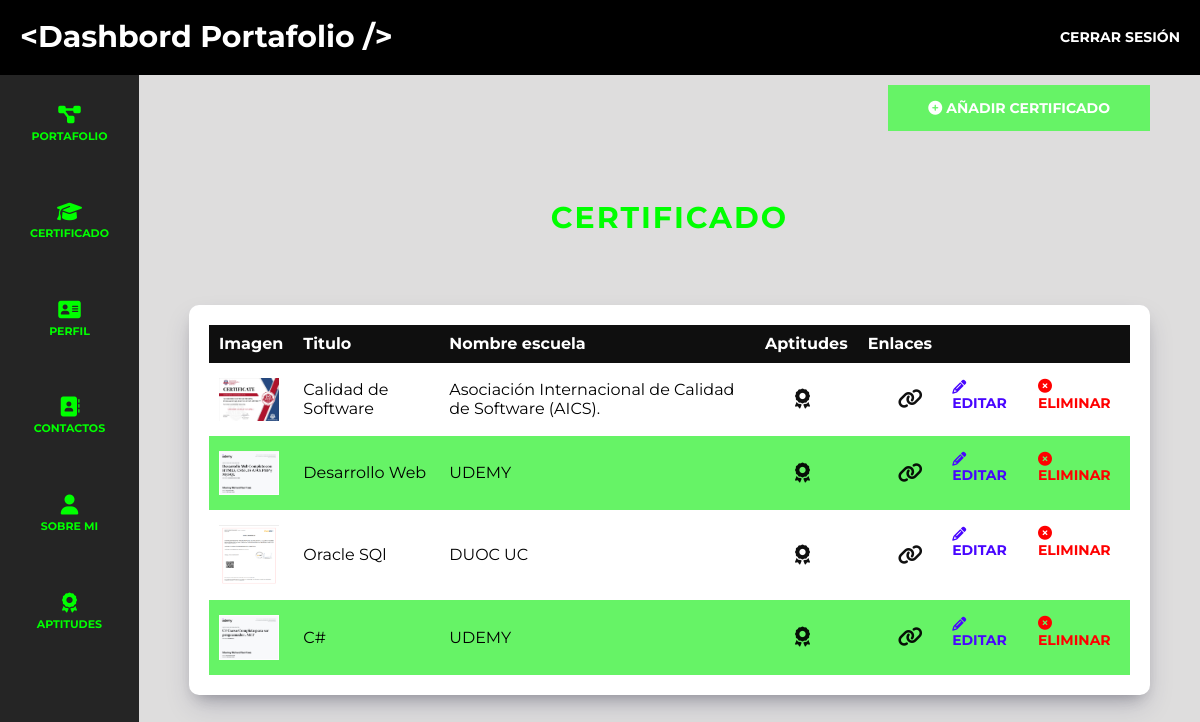
Screenshot of /dashboard/certificado/ (signed in) with the database file from the repository.
### adminStanley/models/models.py (models this page shows, shortened)
class Certificado(models.Model):
    id_certificado = models.AutoField(primary_key=True)
    titulo = models.CharField(max_length=60)
    nombre_escuela = models.CharField(max_length=60)
    imagen_certificado = models.ImageField(upload_to='img', null=True)
    enlaces_web = models.URLField()
    aptitudes = models.ManyToManyField(Aptitude)

### adminStanley/Authenticacion/custom_auth.py (the view)
    def wrapper(request, *args, **kwargs):
        if 'id_persona' not in request.session:
            messages.error(request, 'Debes iniciar sesión para acceder.')
            return redirect('/login/')
        return view_func(request, *args, **kwargs)

### adminStanley/Authenticacion/custom_auth.py (called while the page is built)
def login_required(view_func):
    def wrapper(request, *args, **kwargs):
        if 'id_persona' not in request.session:
            messages.error(request, 'Debes iniciar sesión para acceder.')
            return redirect('/login/')
        return view_func(request, *args, **kwargs)
    return wrapper

### adminStanley/views/viewCertificados.py (called while the page is built)
@login_required
def stanley_certificado(request):
    context = {"titulo": "Certificado"}
    if 'id_persona' in request.session:
        persona = Stanley.objects.get(id_persona=request.session['id_persona'])
        certificados = Certificado.objects.all()
        context["persona"] = persona
        context["certificados"] = certificados
    return render(request, TEMPLATE_INDEX, context)

### adminStanley/templates/auth/dashboard/certificado/index.html (shortened to what this page needs)
{% extends "bases/base-admin.html" %}
{% load static %}
{% block content%}
<div class="dashboard__contenedor-boton">
    <a class="dashboard__boton" href="/certificado/agregar">
        <i class="fa-solid fa-circle-plus"></i>
        Añadir Certificado
    </a>
</div>
<h1 class="dashboard__titulo">{{ titulo }}</h1>
    <main class="dashboard__contenedor">
    {% if certificados %}
        <table class="table" aria-label="Certificados">
            <thead class="table__thead">
                <tr>
                    <th scope="col" class="table__th">Imagen</th>
                    <th scope="col" class="table__th">Titulo</th>
                    <th scope="col" class="table__th">Nombre escuela</th>
                    <th scope="col" class="table__th">Aptitudes</th>
                    <th scope="col" class="table__th">Enlaces</th>
                    <th scope="col" class="table__th"></th>
                </tr>
            </thead>
            <tbody class="table__tbody">
                {% for certificado in certificados %}
                    <tr class="table__tr">
                        {% if certificado.imagen_certificado %}
                            <td class="table__td">
                                <img class="table__img" src="{{ certificado.imagen_certificado.url }}" alt="Imagen de {{ certificado.titulo }}">
                            </td>
                        {% endif %}
                        <td class="table__td">
                            {{ certificado.titulo }}
                        </td>
                        <td class="table__td">
                            {{ certificado.nombre_escuela }}
                        </td>
                        <td class="table__td--aptitude" title="{% for aptitud in certificado.aptitudes.all %}{{ aptitud.nombre }}{% if not forloop.last %}, {% endif %}{% endfor %}">
                            <i class="fa-solid fa-award"></i>
                        </td>
                        <td class="table__td--aptitude" title="{{certificado.enlaces_web }}">
                            <i class="fa-solid fa-link"></i>
                        </td>
                        <td class="table__td--acciones">
                            <a class="table__accion table__accion--editar" href="{% url 'editar_certificado' pk=certificado.id_certificado %}">
                                <i class="fa-solid fa-pencil"></i>
                                Editar
                            </a>
                            <form class="table__formulario" method="POST" action="{% url 'eliminar_certificado' pk=certificado.id_certificado %}">
                                <button type="submit" class="table__accion table__accion--eliminar">
                                    <i class="fa-solid fa-circle-xmark"></i>
                                    Eliminar
                                </button>
                            </form>
                        </td>
                    </tr>
                {% empty %}
                    <p class="text-center">No Hay Eventos Aún</p>
                {% endfor %}
            </tbody>
        </table>
    {% endif %}
</main>
{%endblock%}

### static/css/app.css (style rules this page uses)
html { -webkit-text-size-adjust:100%;line-height:1.15 }
body { margin:0 }
main { display:block }
h1 { font-size:2em;margin:.67em 0 }
a { background-color:transparent }
img { border-style:none }
button,input,optgroup,select,textarea { font-family:inherit;font-size:100%;line-height:1.15;margin:0 }
button,input { overflow:visible }
button,select { text-transform:none }
[type=button],[type=reset],[type=submit],button { -webkit-appearance:button }
html { box-sizing:border-box;font-size:62.5%;scroll-behavior:smooth }
*,:after,:before { box-sizing:inherit }
body { background-color:rgba(0,0,0,.943);display:flex;flex-direction:column;font-family:Montserrat,sans-serif;font-size:1.6rem }
h1,h2,h3,h4 { color:#fff;margin:0 0 5rem }
h1 { font-size:4rem }
a { text-decoration:none }
img { display:block;height:auto;width:100% }
.dashboard { background-color:rgba(69,67,67,.178);display:flex;flex-direction:column;height:100%;overflow:hidden }
.dashboard__titulo { color:#0f0;font-size:clamp(2rem,-.8rem + 10vw,3rem);font-weight:700;letter-spacing:.2rem;margin:0 auto 2rem;padding:2rem;text-align:center;text-transform:uppercase;width:min(95%,80rem) }
@media (min-width:768px) { .dashboard__contenedor-boton { display:flex;justify-content:flex-end;margin-bottom:5rem } }
.dashboard__boton { background-color:#66f366;border:none;color:#fff;display:inline-block;font-size:1.8rem;font-size:1.4rem;font-weight:700;padding:1.5rem 4rem;text-align:center;text-transform:uppercase;transition-duration:.3s;transition-property:background-color;width:100% }
@media (min-width:768px) { .dashboard__boton { width:auto } }
.dashboard__contenedor,.dashboard__formulario { background-color:#fff;border-radius:1rem;box-shadow:0 13px 27px -5px rgba(50,50,93,.25),0 8px 16px -8px rgba(0,0,0,.3);margin-top:5rem;padding:2rem }
.table { border-collapse:collapse;width:100% }
.table__thead { background-color:rgba(0,0,0,.943);color:#fff }
.table__th { padding:1rem;text-align:left }
.table__tr:nth-of-type(2n) { background-color:#66f366 }
.table__td,.table__td--acciones { padding:1.5rem 1rem }
.table__td--aptitude { color:rgba(0,0,0,.943);cursor:pointer;font-size:clamp(1.3rem,-.8rem + 10vw,2rem);padding-left:4rem }
.table__td--acciones { align-items:center;display:flex;gap:2rem;justify-content:flex-end }
.table__td img,.table__td--acciones img { max-height:6rem;max-width:6rem }
.table__accion { all:unset;font-size:1.4rem;font-weight:700;text-transform:uppercase }
.table__accion--editar { color:#4806ff }
.table__accion--eliminar { color:red }

### rows the page displays
Certificado: imagen_certificado (picture), titulo "Calidad de Software", nombre_escuela "Asociación Internacional de Calidad de Software (AICS)."
Certificado: imagen_certificado (picture), titulo "Desarrollo Web", nombre_escuela "UDEMY"
Certificado: imagen_certificado (picture), titulo "Oracle SQl", nombre_escuela "DUOC UC"
Certificado: imagen_certificado (picture), titulo "C#", nombre_escuela "UDEMY"

### other values shown
{{ titulo }} "CERTIFICADO"
